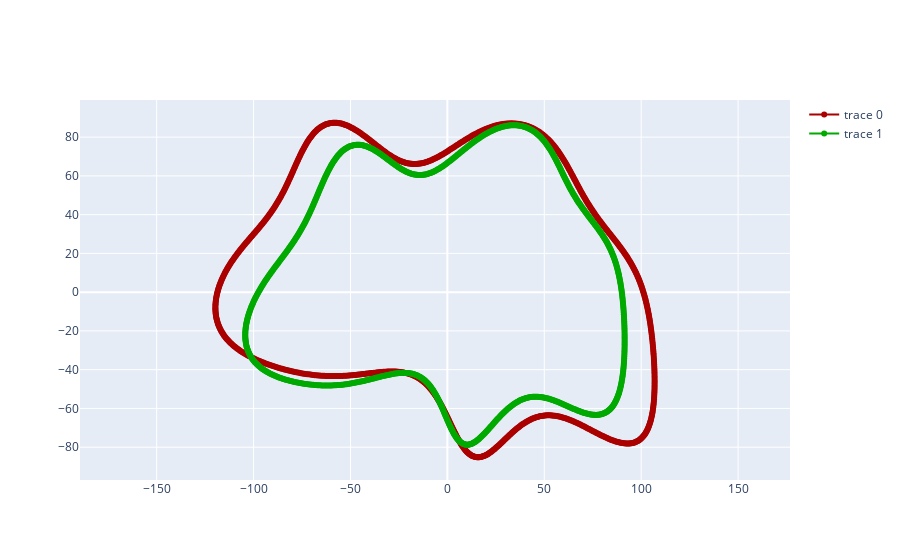
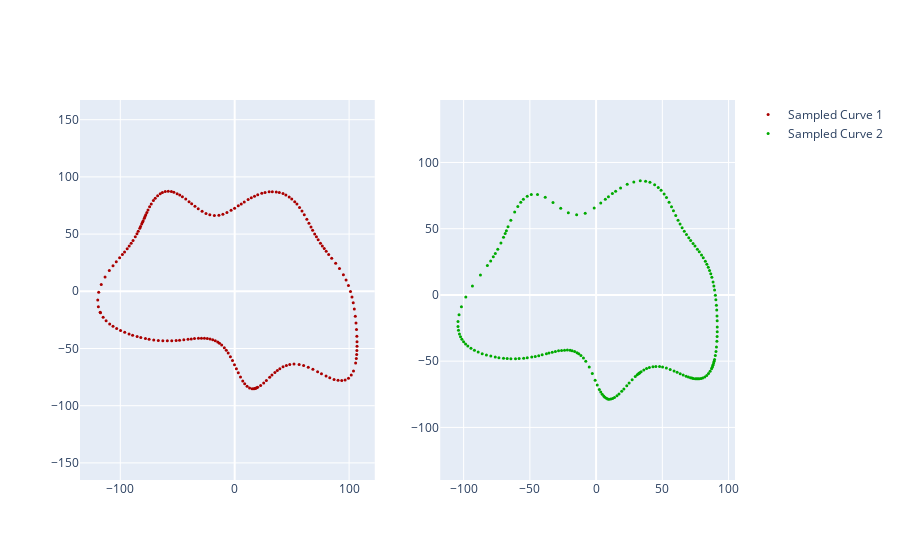
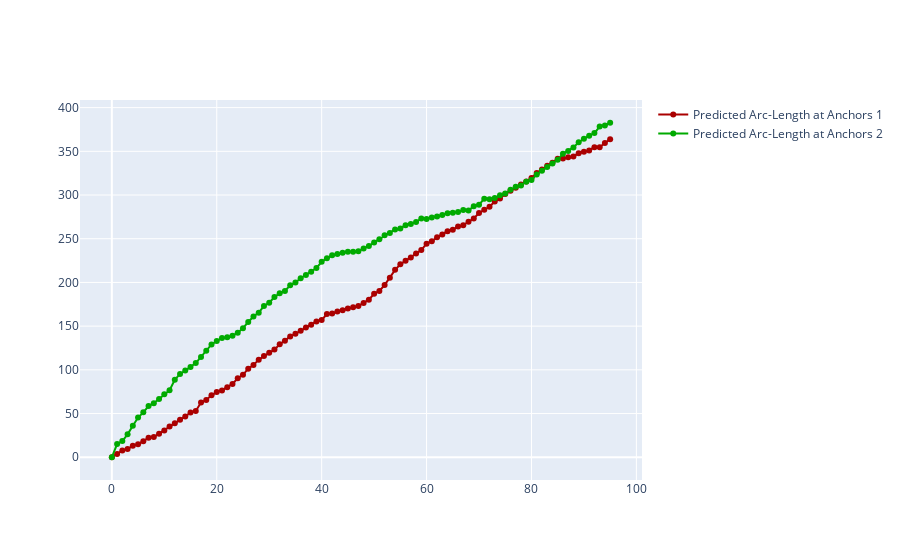
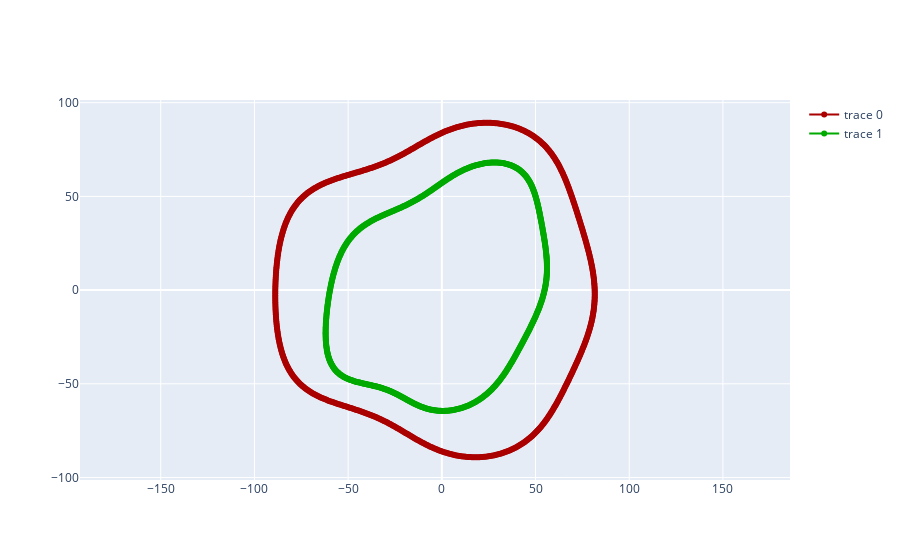

Notebook cell for these charts, in order:
### Markdown cell above
## EVALUATE ARC-LENGTH

### Code cell
import warnings
warnings.filterwarnings("ignore")

true_arclength_colors = ['#FF8C00', '#444444']
predicted_arclength_colors = ['#AA0000', '#00AA00']
sample_colors = ['#AA0000', '#00AA00']
curve_colors = ['#AA0000', '#00AA00']

curve_records = notebook_utils.generate_curve_records(
    arclength_model=arclength_model,
    curvature_model=curvature_model,
    curves=curves,
    transform_type=transform_type,
    comparison_curves_count=comparison_curves_count,
    section_points_count=arclength_sample_points,
    neighborhood_supporting_points_count=curvature_supporting_points_count)

# notebook_utils.plot_curve_arclength_comparisions(
#     curve_records=curve_records, 
#     true_arclength_colors=true_arclength_colors, 
#     predicted_arclength_colors=predicted_arclength_colors, 
#     sample_colors=sample_colors, 
#     curve_color='#FF8C00', 
#     anchor_color='#3333FF', 
#     first_anchor_color='#FF0FF0')

notebook_utils.plot_curve_arclength_comparisons(
    curve_records=curve_records, 
    curve_colors=curve_colors)

# notebook_utils.plot_curve_curvature_comparisons(
#     curve_records=curve_records, 
#     curve_colors=curve_colors)

# notebook_utils.plot_curve_signature_comparisions(
#     curve_records=curve_records, 
#     curve_colors=curve_colors)

### Figure 1 — Plotly figure (JSON) as saved in the notebook; plotly's stock layout.template omitted (floating-point values rounded to 4 significant figures; data arrays with more than 128 entries replaced by an {"elided": "..."} marker saying what was removed)
{"data": [{"line": {"color": "#AA0000", "width": 2}, "mode": "lines+markers", "type": "scatter", "x": {"elided": "963 float values"}, "xaxis": "x", "y": {"elided": "963 float values"}, "yaxis": "y"}, {"line": {"color": "#00AA00", "width": 2}, "mode": "lines+markers", "type": "scatter", "x": {"elided": "963 float values"}, "xaxis": "x", "y": {"elided": "963 float values"}, "yaxis": "y"}], "layout": {"xaxis": {"anchor": "y", "domain": [0, 1]}, "yaxis": {"anchor": "x", "domain": [0, 1], "scaleanchor": "x", "scaleratio": 1}}}

### Figure 2 — Plotly figure (JSON) as saved in the notebook; plotly's stock layout.template omitted (floating-point values rounded to 4 significant figures; data arrays with more than 128 entries replaced by an {"elided": "..."} marker saying what was removed)
{"data": [{"hoverinfo": "skip", "marker": {"cmax": 963, "cmin": 0, "color": "#AA0000", "colorscale": [[0, "#ff0000"], [0.1111, "#ffa700"], [0.2222, "#afff00"], [0.3333, "#08ff00"], [0.4444, "#00ff9f"], [0.5556, "#00b7ff"], [0.6667, "#0010ff"], [0.7778, "#9700ff"], [0.8889, "#ff00bf"], [1, "#ff0000"]], "size": 3}, "mode": "markers", "name": "Sampled Curve 1", "type": "scatter", "x": {"elided": "192 float values"}, "xaxis": "x", "y": {"elided": "192 float values"}, "yaxis": "y"}, {"hoverinfo": "skip", "marker": {"cmax": 963, "cmin": 0, "color": "#00AA00", "colorscale": [[0, "#ff0000"], [0.1111, "#ffa700"], [0.2222, "#afff00"], [0.3333, "#08ff00"], [0.4444, "#00ff9f"], [0.5556, "#00b7ff"], [0.6667, "#0010ff"], [0.7778, "#9700ff"], [0.8889, "#ff00bf"], [1, "#ff0000"]], "size": 3}, "mode": "markers", "name": "Sampled Curve 2", "type": "scatter", "x": {"elided": "192 float values"}, "xaxis": "x2", "y": {"elided": "192 float values"}, "yaxis": "y2"}], "layout": {"xaxis": {"anchor": "y", "domain": [0, 0.45]}, "xaxis2": {"anchor": "y2", "domain": [0.55, 1]}, "yaxis": {"anchor": "x", "domain": [0, 1], "scaleanchor": "x", "scaleratio": 1}, "yaxis2": {"anchor": "x2", "domain": [0, 1], "scaleanchor": "x2", "scaleratio": 1}}}

### Figure 3 — Plotly figure (JSON) as saved in the notebook; plotly's stock layout.template omitted (floating-point values rounded to 4 significant figures)
{"data": [{"line": {"color": "#AA0000", "width": 2}, "marker": {"color": "#AA0000"}, "mode": "lines+markers", "name": "Predicted Arc-Length at Anchors 1", "type": "scatter", "x": [0, 1, 2, 3, 4, 5, 6, 7, 8, 9, 10, 11, 12, 13, 14, 15, 16, 17, 18, 19, 20, 21, 22, 23, 24, 25, 26, 27, 28, 29, 30, 31, 32, 33, 34, 35, 36, 37, 38, 39, 40, 41, 42, 43, 44, 45, 46, 47, 48, 49, 50, 51, 52, 53, 54, 55, 56, 57, 58, 59, 60, 61, 62, 63, 64, 65, 66, 67, 68, 69, 70, 71, 72, 73, 74, 75, 76, 77, 78, 79, 80, 81, 82, 83, 84, 85, 86, 87, 88, 89, 90, 91, 92, 93, 94, 95], "xaxis": "x", "y": [0, 3.76, 7.858, 9.368, 13.3, 14.78, 18.33, 22.28, 23.19, 27.02, 30.63, 35.1, 38.98, 42.86, 46.72, 51.06, 52.96, 62.62, 65.5, 70.86, 74.61, 76.5, 79.95, 83.93, 90.42, 94.28, 101.4, 105.5, 111.6, 116.0, 119.5, 123.2, 129.3, 133.4, 138.2, 141.2, 144.8, 148.3, 151.7, 155.3, 157.0, 163.9, 164.5, 166.9, 168.2, 170.2, 171.6, 173.1, 176.5, 180.2, 187.0, 190.2, 197.0, 205.4, 214.4, 220.7, 224.7, 228.5, 233.2, 237.1, 244.4, 247.0, 251.6, 255.0, 258.5, 260.2, 263.9, 265.6, 269.5, 273.1, 279.5, 283.1, 286.5, 292.7, 296.1, 301.1, 304.8, 308.4, 312.1, 315.4, 319.4, 325.2, 329.2, 333.4, 337.0, 341.5, 341.9, 343.3, 344.1, 347.7, 349.6, 351.1, 354.6, 354.6, 359.6, 363.9], "yaxis": "y"}, {"line": {"color": "#00AA00", "width": 2}, "marker": {"color": "#00AA00"}, "mode": "lines+markers", "name": "Predicted Arc-Length at Anchors 2", "type": "scatter", "x": [0, 1, 2, 3, 4, 5, 6, 7, 8, 9, 10, 11, 12, 13, 14, 15, 16, 17, 18, 19, 20, 21, 22, 23, 24, 25, 26, 27, 28, 29, 30, 31, 32, 33, 34, 35, 36, 37, 38, 39, 40, 41, 42, 43, 44, 45, 46, 47, 48, 49, 50, 51, 52, 53, 54, 55, 56, 57, 58, 59, 60, 61, 62, 63, 64, 65, 66, 67, 68, 69, 70, 71, 72, 73, 74, 75, 76, 77, 78, 79, 80, 81, 82, 83, 84, 85, 86, 87, 88, 89, 90, 91, 92, 93, 94, 95], "xaxis": "x", "y": [0, 15.14, 18.58, 26.18, 36.07, 45.45, 51.36, 58.52, 61.82, 66.73, 72.13, 76.6, 88.57, 95.36, 99.19, 103.1, 107.8, 114.8, 121.8, 129.1, 132.9, 136.5, 137.2, 139.0, 142.4, 147.7, 154.8, 161.0, 165.4, 173.0, 176.8, 183.4, 187.6, 190.3, 196.7, 200.0, 204.8, 208.5, 212.1, 216.4, 223.7, 227.6, 231.1, 232.6, 233.8, 235.2, 235.0, 235.7, 238.9, 241.6, 245.7, 249.4, 253.9, 256.7, 260.6, 261.8, 265.4, 267.0, 269.1, 273.1, 272.5, 274.3, 275.5, 277.3, 279.1, 279.9, 280.5, 282.9, 282.2, 287.1, 289.0, 295.8, 295.1, 296.5, 299.8, 301.7, 306.0, 309.4, 311.0, 315.2, 317.1, 323.6, 327.8, 332.0, 336.1, 340.3, 347.3, 350.4, 354.5, 360.5, 364.4, 367.9, 370.8, 378.3, 379.6, 382.7], "yaxis": "y"}], "layout": {"xaxis": {"anchor": "y", "domain": [0, 1]}, "yaxis": {"anchor": "x", "domain": [0, 1]}}}

### Figure 4 — Plotly figure (JSON) as saved in the notebook; plotly's stock layout.template omitted (floating-point values rounded to 4 significant figures; data arrays with more than 128 entries replaced by an {"elided": "..."} marker saying what was removed)
{"data": [{"line": {"color": "#AA0000", "width": 2}, "mode": "lines+markers", "type": "scatter", "x": {"elided": "707 float values"}, "xaxis": "x", "y": {"elided": "707 float values"}, "yaxis": "y"}, {"line": {"color": "#00AA00", "width": 2}, "mode": "lines+markers", "type": "scatter", "x": {"elided": "707 float values"}, "xaxis": "x", "y": {"elided": "707 float values"}, "yaxis": "y"}], "layout": {"xaxis": {"anchor": "y", "domain": [0, 1]}, "yaxis": {"anchor": "x", "domain": [0, 1], "scaleanchor": "x", "scaleratio": 1}}}
